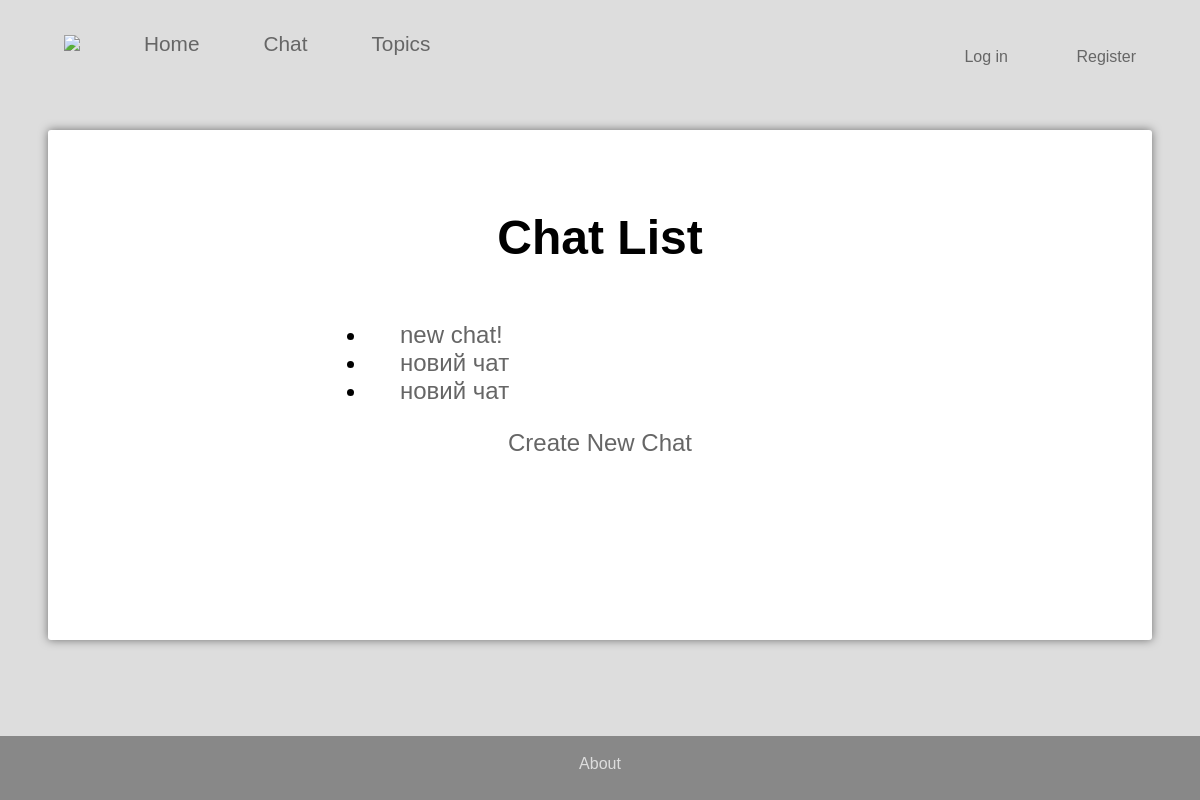
/chat/, run on an earlier commit of the app's database.
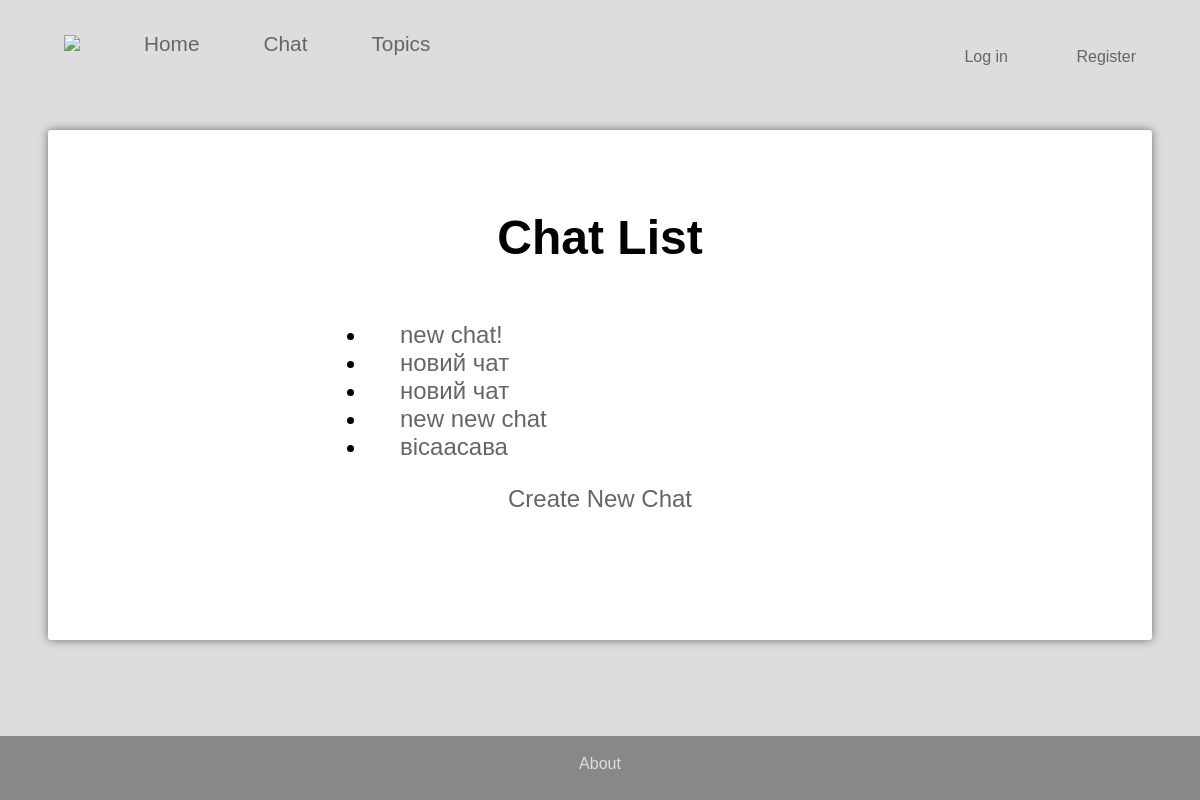
And on a later commit of the database.
### chat/models.py (models this page shows, shortened)
class Chat(models.Model):
    title = models.CharField(max_length=100)

### chat/views.py (the view)
# urls.py: path('', views.ChatListView.as_view(), name='chat_list'),
class ChatListView(ListView):
    model = Chat
    template_name = 'chat/chat_list.html'

### chat/templates/chat/chat_list.html (shortened to what this page needs)
{% extends 'chat/base.html' %}
{% block main_content %}
    <h1>Chat List</h1>
    <ul>
    {% for chat in object_list %}
        <li><a href="{% url 'chat:message_list' pk=chat.pk %}">{{ chat.title }}</a></li>
    {% endfor %}
    </ul>
    <a href="{% url 'chat:chat_create' %}">Create New Chat</a>
{% endblock main_content %}

What changed in the data, as far as the page shows it:
added Chat: title "new new chat"
added Chat: title "вісаасава"
